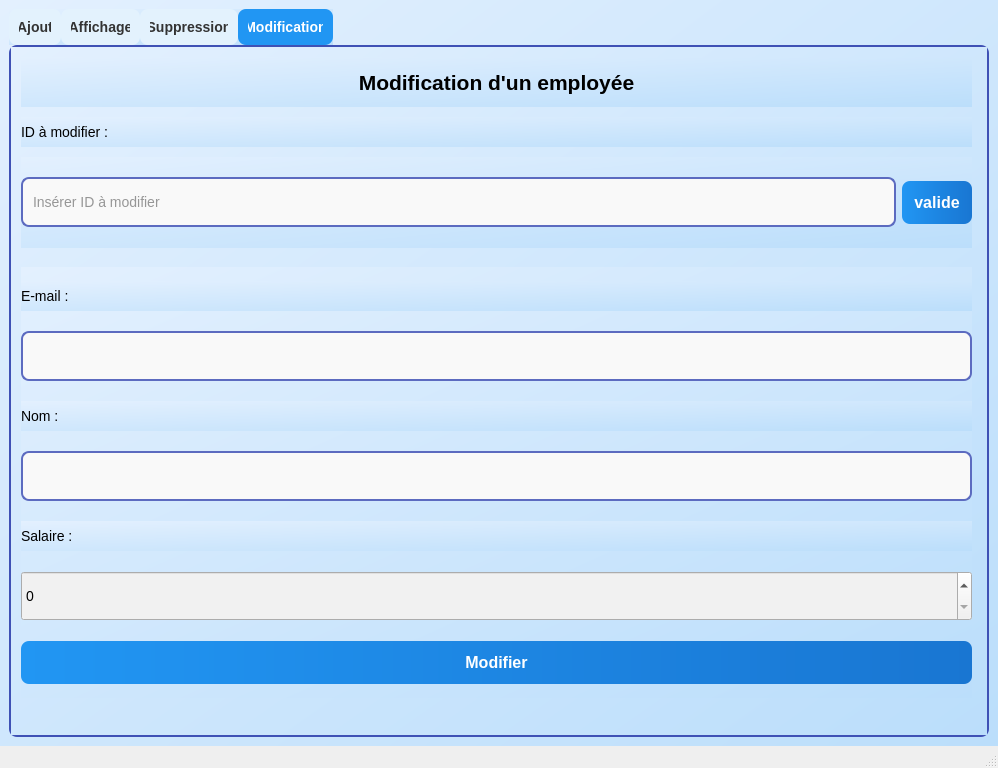
<?xml version="1.0" encoding="UTF-8"?>
<ui version="4.0">
 <class>MainWindow</class>
 <widget class="QMainWindow" name="MainWindow">
  <property name="enabled">
   <bool>true</bool>
  </property>
  <property name="geometry">
   <rect>
    <x>0</x>
    <y>0</y>
    <width>998</width>
    <height>768</height>
   </rect>
  </property>
  <property name="windowTitle">
   <string>MainWindow</string>
  </property>
  <widget class="QWidget" name="centralwidget">
   <property name="styleSheet">
    <string notr="true">
     QWidget {
       background-color: qlineargradient(spread:pad, x1:0, y1:0, x2:1, y2:1, stop:0 #E3F0FE, stop:1 #BBDEFB);
       font-family: Arial, sans-serif;
       font-size: 14px;
     }

     QLineEdit {
       border: 2px solid #5c6bc0;
       border-radius: 8px;
       padding: 8px;
       background-color: #f9f9f9;
       color: #333;
       font-size: 14px;
       transition: 0.3s ease-in-out;
     }

     QLineEdit:focus {
       border: 2px solid #3f51b5;
       background-color: #e8eaf6;
       box-shadow: 0px 0px 5px rgba(63, 81, 181, 0.5);
     }

     QPushButton {
       background: qlineargradient(spread:pad, x1:0, y1:0, x2:1, y2:0, stop:0 #2196F3, stop:1 #1976D2);
       color: white;
       border-radius: 8px;
       padding: 12px;
       font-size: 16px;
       font-weight: bold;
       border: none;
       transition: all 0.3s ease-in-out;
       box-shadow: 2px 2px 5px rgba(0, 0, 0, 0.2);
     }

     QPushButton:hover {
       background: #1976D2;
       box-shadow: 3px 3px 8px rgba(0, 0, 0, 0.3);
     }

     QPushButton:pressed {
       background: #0D47A1;
       box-shadow: inset 2px 2px 4px rgba(0, 0, 0, 0.3);
     }

     QPushButton:disabled {
       background: #BBDEFB;
       color: #757575;
       box-shadow: none;
     }

     QTabWidget::pane {
       border: 2px solid #3f51b5;
       border-radius: 8px;
       background: #ffffff;
     }

     QTabBar::tab {
       background: #e3f2fd;
       padding: 10px;
       border-radius: 8px 8px 0 0;
       color: #333;
       font-weight: bold;
     }

     QTabBar::tab:selected {
       background: #2196F3;
       color: white;
     }

     QComboBox {
       background-color: #f1f1f1;
       border: 2px solid #5c6bc0;
       border-radius: 8px;
       padding: 5px;
       font-size: 14px;
     }

     QTableWidget {
       border: 1px solid #5c6bc0;
       gridline-color: #5c6bc0;
       background-color: #ffffff;
     }

     QTableWidget::item {
       padding: 5px;
     }

     QTableWidget::item:selected {
       background-color: #1976D2;
       color: white;
     }
   </string>
   </property>
   <layout class="QVBoxLayout" name="verticalLayout">
    <item>
     <widget class="QTabWidget" name="tabWidget">
      <property name="currentIndex">
       <number>3</number>
      </property>
      <widget class="QWidget" name="tabAjout">
       <property name="maximumSize">
        <size>
         <width>16777215</width>
         <height>16777215</height>
        </size>
       </property>
       <attribute name="title">
        <string>Ajout</string>
       </attribute>
       <layout class="QVBoxLayout" name="layoutAjout">
        <item>
         <layout class="QVBoxLayout" name="verticalLayout">
          <property name="sizeConstraint">
           <enum>QLayout::SizeConstraint::SetMaximumSize</enum>
          </property>
          <item>
           <layout class="QHBoxLayout" name="horizontalLayout_4">
            <item>
             <widget class="QPushButton" name="retour">
              <property name="maximumSize">
               <size>
                <width>80</width>
                <height>16777215</height>
               </size>
              </property>
              <property name="text">
               <string>retour</string>
              </property>
             </widget>
            </item>
            <item>
             <widget class="QLabel" name="label_6">
              <property name="font">
               <font>
                <family>Arial Rounded MT</family>
                <pointsize>16</pointsize>
                <bold>false</bold>
                <kerning>false</kerning>
               </font>
              </property>
              <property name="styleSheet">
               <string notr="true">font-size: 16pt;
font-family: &quot;Arial Rounded MT&quot;;

             </string>
              </property>
              <property name="text">
               <string>L'ajout d'un employée</string>
              </property>
              <property name="alignment">
               <set>Qt::AlignmentFlag::AlignCenter</set>
              </property>
             </widget>
            </item>
           </layout>
          </item>
          <item>
           <widget class="QLabel" name="label">
            <property name="sizePolicy">
             <sizepolicy hsizetype="Preferred" vsizetype="Preferred">
              <horstretch>0</horstretch>
              <verstretch>0</verstretch>
             </sizepolicy>
            </property>
            <property name="maximumSize">
             <size>
              <width>16777215</width>
              <height>30</height>
             </size>
            </property>
            <property name="styleSheet">
             <string notr="true">font-family: &quot;Arial Rounded MT&quot;;</string>
            </property>
            <property name="text">
             <string>ID :</string>
            </property>
           </widget>
          </item>
          <item>
           <widget class="QLineEdit" name="idInput">
            <property name="maximumSize">
             <size>
              <width>16777215</width>
              <height>50</height>
             </size>
            </property>
            <property name="placeholderText">
             <string>Insérer l'identifiant </string>
            </property>
           </widget>
          </item>
          <item>
           <widget class="QLabel" name="label_2">
            <property name="maximumSize">
             <size>
              <width>16777215</width>
              <height>30</height>
             </size>
            </property>
            <property name="font">
             <font>
              <family>Arial Rounded MT</family>
              <pointsize>-1</pointsize>
             </font>
            </property>
            <property name="styleSheet">
             <string notr="true">font-family: &quot;Arial Rounded MT&quot;;</string>
            </property>
            <property name="text">
             <string>Mot de passe :</string>
            </property>
           </widget>
          </item>
          <item>
           <layout class="QHBoxLayout" name="horizontalLayout_2">
            <item>
             <widget class="QLineEdit" name="MDPInput">
              <property name="maximumSize">
               <size>
                <width>16777215</width>
                <height>50</height>
               </size>
              </property>
              <property name="placeholderText">
               <string>Insérer le mot de passe </string>
              </property>
             </widget>
            </item>
            <item>
             <widget class="QPushButton" name="valider">
              <property name="text">
               <string>Valider</string>
              </property>
             </widget>
            </item>
            <item>
             <widget class="QLabel" name="validation">
              <property name="maximumSize">
               <size>
                <width>1000</width>
                <height>50</height>
               </size>
              </property>
              <property name="text">
               <string/>
              </property>
             </widget>
            </item>
           </layout>
          </item>
          <item>
           <widget class="QLabel" name="label_8">
            <property name="styleSheet">
             <string notr="true">font-family: &quot;Arial Rounded MT&quot;;</string>
            </property>
            <property name="text">
             <string>E-mail de vérification :</string>
            </property>
           </widget>
          </item>
          <item>
           <widget class="QLineEdit" name="email">
            <property name="maximumSize">
             <size>
              <width>16777215</width>
              <height>50</height>
             </size>
            </property>
            <property name="placeholderText">
             <string>Insèrer le E-mail de vérification</string>
            </property>
           </widget>
          </item>
          <item>
           <widget class="QLabel" name="label_3">
            <property name="maximumSize">
             <size>
              <width>16777215</width>
              <height>30</height>
             </size>
            </property>
            <property name="styleSheet">
             <string notr="true">font-family: &quot;Arial Rounded MT&quot;;
</string>
            </property>
            <property name="text">
             <string>Nom :</string>
            </property>
           </widget>
          </item>
          <item>
           <widget class="QLineEdit" name="nomInput">
            <property name="maximumSize">
             <size>
              <width>16777215</width>
              <height>50</height>
             </size>
            </property>
            <property name="placeholderText">
             <string>Insérer le nom</string>
            </property>
           </widget>
          </item>
          <item>
           <widget class="QLabel" name="label_4">
            <property name="maximumSize">
             <size>
              <width>16777215</width>
              <height>30</height>
             </size>
            </property>
            <property name="styleSheet">
             <string notr="true">font-family: &quot;Arial Rounded MT&quot;;</string>
            </property>
            <property name="text">
             <string>Role :</string>
            </property>
           </widget>
          </item>
          <item>
           <widget class="QComboBox" name="comboBox">
            <property name="maximumSize">
             <size>
              <width>16777215</width>
              <height>50</height>
             </size>
            </property>
            <property name="styleSheet">
             <string notr="true">background-color: #f1f1f1;</string>
            </property>
            <item>
             <property name="text">
              <string>Admin</string>
             </property>
            </item>
            <item>
             <property name="text">
              <string>Transporteur</string>
             </property>
            </item>
            <item>
             <property name="text">
              <string>Responsable</string>
             </property>
            </item>
           </widget>
          </item>
          <item>
           <widget class="QLabel" name="label_5">
            <property name="maximumSize">
             <size>
              <width>16777215</width>
              <height>30</height>
             </size>
            </property>
            <property name="styleSheet">
             <string notr="true">font-family: &quot;Arial Rounded MT&quot;;</string>
            </property>
            <property name="text">
             <string>Salaire :</string>
            </property>
           </widget>
          </item>
          <item>
           <widget class="QSpinBox" name="spinBox">
            <property name="maximumSize">
             <size>
              <width>16777215</width>
              <height>50</height>
             </size>
            </property>
            <property name="styleSheet">
             <string notr="true">background-color: #f1f1f1;</string>
            </property>
            <property name="maximum">
             <number>9999999</number>
            </property>
            <property name="singleStep">
             <number>50</number>
            </property>
           </widget>
          </item>
          <item>
           <layout class="QHBoxLayout" name="horizontalLayout_5">
            <item>
             <widget class="QPushButton" name="addButton">
              <property name="text">
               <string>Ajouter</string>
              </property>
             </widget>
            </item>
            <item>
             <widget class="QPushButton" name="pushButtonMicro">
              <property name="maximumSize">
               <size>
                <width>100</width>
                <height>16777215</height>
               </size>
              </property>
              <property name="text">
               <string/>
              </property>
             </widget>
            </item>
           </layout>
          </item>
         </layout>
        </item>
       </layout>
      </widget>
      <widget class="QWidget" name="tabAffichage">
       <attribute name="title">
        <string>Affichage</string>
       </attribute>
       <layout class="QVBoxLayout" name="verticalLayout">
        <item>
         <layout class="QHBoxLayout" name="horizontalLayout">
          <item>
           <widget class="QLineEdit" name="searchLineEdit">
            <property name="placeholderText">
             <string>Rechercher par nom...</string>
            </property>
           </widget>
          </item>
          <item>
           <widget class="QPushButton" name="exportButton">
            <property name="text">
             <string>Exporter en PDF</string>
            </property>
           </widget>
          </item>
          <item>
           <widget class="QPushButton" name="triButton">
            <property name="text">
             <string>Trier par Salaire</string>
            </property>
           </widget>
          </item>
         </layout>
        </item>
        <item>
         <widget class="QTableWidget" name="tableWidget">
          <column>
           <property name="text">
            <string>ID</string>
           </property>
          </column>
          <column>
           <property name="text">
            <string>NOM</string>
           </property>
          </column>
          <column>
           <property name="text">
            <string>ROLE</string>
           </property>
          </column>
          <column>
           <property name="text">
            <string>SALAIRE</string>
           </property>
          </column>
         </widget>
        </item>
        <item>
         <layout class="QVBoxLayout" name="chartLayout"/>
        </item>
       </layout>
      </widget>
      <widget class="QWidget" name="tabSuppression">
       <attribute name="title">
        <string>Suppression</string>
       </attribute>
       <layout class="QVBoxLayout" name="layoutAjout">
        <item>
         <layout class="QVBoxLayout" name="verticalLayout_2">
          <property name="sizeConstraint">
           <enum>QLayout::SizeConstraint::SetMaximumSize</enum>
          </property>
          <item>
           <widget class="QLabel" name="label_7">
            <property name="maximumSize">
             <size>
              <width>16777215</width>
              <height>50</height>
             </size>
            </property>
            <property name="styleSheet">
             <string notr="true"> font-size: 16pt;
   font-family: &quot;Arial Rounded MT&quot;;


             </string>
            </property>
            <property name="text">
             <string>Suppression d'un employée</string>
            </property>
            <property name="alignment">
             <set>Qt::AlignmentFlag::AlignCenter</set>
            </property>
           </widget>
          </item>
          <item>
           <widget class="QLineEdit" name="SuppID">
            <property name="maximumSize">
             <size>
              <width>16777215</width>
              <height>50</height>
             </size>
            </property>
            <property name="placeholderText">
             <string>Insérer L'ID à supprimer </string>
            </property>
           </widget>
          </item>
          <item>
           <widget class="QPushButton" name="SuppButton">
            <property name="text">
             <string>Supprimer</string>
            </property>
           </widget>
          </item>
         </layout>
        </item>
       </layout>
      </widget>
      <widget class="QWidget" name="tabModification">
       <property name="enabled">
        <bool>true</bool>
       </property>
       <property name="maximumSize">
        <size>
         <width>16777215</width>
         <height>16777215</height>
        </size>
       </property>
       <attribute name="title">
        <string>Modification</string>
       </attribute>
       <widget class="QWidget" name="verticalLayoutWidget">
        <property name="geometry">
         <rect>
          <x>10</x>
          <y>220</y>
          <width>951</width>
          <height>431</height>
         </rect>
        </property>
        <layout class="QVBoxLayout" name="verticalLayout_3">
         <item>
          <widget class="QLabel" name="label_9">
           <property name="maximumSize">
            <size>
             <width>16777215</width>
             <height>30</height>
            </size>
           </property>
           <property name="styleSheet">
            <string notr="true">font-family: &quot;Arial Rounded MT&quot;;</string>
           </property>
           <property name="text">
            <string>E-mail :</string>
           </property>
          </widget>
         </item>
         <item>
          <widget class="QLineEdit" name="mod_mail">
           <property name="maximumSize">
            <size>
             <width>16777215</width>
             <height>50</height>
            </size>
           </property>
          </widget>
         </item>
         <item>
          <widget class="QLabel" name="label_11">
           <property name="maximumSize">
            <size>
             <width>16777215</width>
             <height>30</height>
            </size>
           </property>
           <property name="styleSheet">
            <string notr="true">font-family: &quot;Arial Rounded MT&quot;;</string>
           </property>
           <property name="text">
            <string>Nom :</string>
           </property>
          </widget>
         </item>
         <item>
          <widget class="QLineEdit" name="mod_nom">
           <property name="maximumSize">
            <size>
             <width>16777215</width>
             <height>50</height>
            </size>
           </property>
          </widget>
         </item>
         <item>
          <widget class="QLabel" name="label_12">
           <property name="maximumSize">
            <size>
             <width>16777215</width>
             <height>30</height>
            </size>
           </property>
           <property name="styleSheet">
            <string notr="true">font-family: &quot;Arial Rounded MT&quot;;</string>
           </property>
           <property name="text">
            <string>Salaire :</string>
           </property>
          </widget>
         </item>
         <item>
          <widget class="QSpinBox" name="mod_salaire">
           <property name="maximumSize">
            <size>
             <width>16777215</width>
             <height>50</height>
            </size>
           </property>
           <property name="styleSheet">
            <string notr="true">background-color: #f1f1f1;</string>
           </property>
           <property name="maximum">
            <number>99999999</number>
           </property>
           <property name="singleStep">
            <number>50</number>
           </property>
           <property name="value">
            <number>0</number>
           </property>
          </widget>
         </item>
         <item>
          <widget class="QPushButton" name="mod_bouton_emp">
           <property name="text">
            <string>Modifier</string>
           </property>
          </widget>
         </item>
        </layout>
       </widget>
       <widget class="QWidget" name="horizontalLayoutWidget">
        <property name="geometry">
         <rect>
          <x>10</x>
          <y>110</y>
          <width>951</width>
          <height>91</height>
         </rect>
        </property>
        <layout class="QHBoxLayout" name="horizontalLayout_3">
         <item>
          <widget class="QLineEdit" name="mod_id">
           <property name="maximumSize">
            <size>
             <width>16777215</width>
             <height>50</height>
            </size>
           </property>
           <property name="placeholderText">
            <string>Insérer ID à modifier </string>
           </property>
          </widget>
         </item>
         <item>
          <widget class="QPushButton" name="id_valide">
           <property name="text">
            <string>valide</string>
           </property>
          </widget>
         </item>
        </layout>
       </widget>
       <widget class="QLabel" name="label_10">
        <property name="geometry">
         <rect>
          <x>10</x>
          <y>70</y>
          <width>951</width>
          <height>30</height>
         </rect>
        </property>
        <property name="styleSheet">
         <string notr="true">font-family: &quot;Arial Rounded MT&quot;;</string>
        </property>
        <property name="text">
         <string>ID à modifier :</string>
        </property>
       </widget>
       <widget class="QLabel" name="label_13">
        <property name="geometry">
         <rect>
          <x>10</x>
          <y>10</y>
          <width>951</width>
          <height>50</height>
         </rect>
        </property>
        <property name="maximumSize">
         <size>
          <width>16777215</width>
          <height>50</height>
         </size>
        </property>
        <property name="font">
         <font>
          <family>Arial Rounded MT</family>
          <pointsize>16</pointsize>
          <bold>true</bold>
         </font>
        </property>
        <property name="styleSheet">
         <string notr="true">
    font-size: 16pt;
   font-family: &quot;Arial Rounded MT&quot;;


</string>
        </property>
        <property name="text">
         <string>Modification d'un employée</string>
        </property>
        <property name="alignment">
         <set>Qt::AlignmentFlag::AlignCenter</set>
        </property>
       </widget>
      </widget>
     </widget>
    </item>
   </layout>
  </widget>
  <widget class="QMenuBar" name="menubar">
   <property name="geometry">
    <rect>
     <x>0</x>
     <y>0</y>
     <width>998</width>
     <height>26</height>
    </rect>
   </property>
  </widget>
  <widget class="QStatusBar" name="statusbar"/>
 </widget>
 <resources/>
 <connections/>
</ui>
